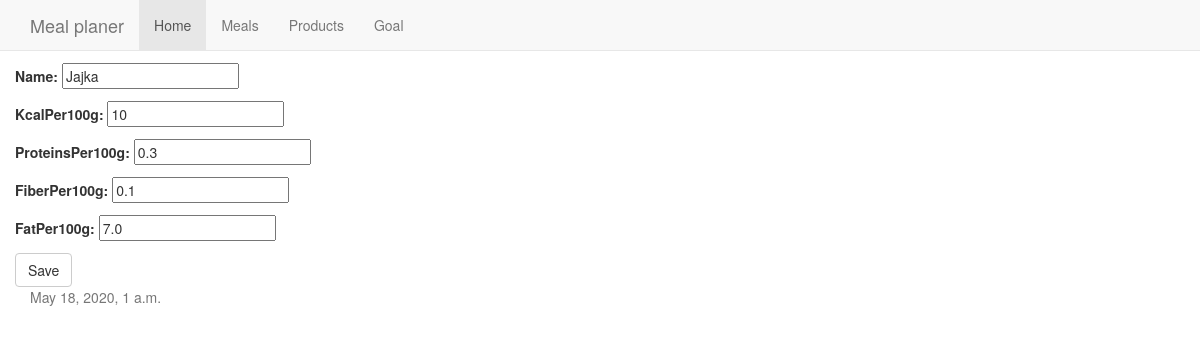
Page /products/3/ on the committed database.
### MealPlaner/models.py (models this page shows)
class Product(models.Model):
    id=models.AutoField(auto_created=True, primary_key=True)
    name=models.CharField(max_length=40)
    kcalPer100g=models.IntegerField()
    proteinsPer100g=models.FloatField()
    fiberPer100g=models.FloatField()
    fatPer100g=models.FloatField()

### MealPlaner/views.py (the view)
# urls.py: path('products/<pk>/',product_single),
def product_single(request,pk):
    if (pk == 'new'):
        product = Product()
        form = ProductForm()
    else:
        product = Product.objects.get(id=pk)
        form=ProductForm(instance=product)
    if request.method == "POST":
        form = ProductForm(request.POST,instance=product)
        if form.is_valid():
            form.save()
    context={
        'form':form,
        'current_date': datetime.now(),
    }
    return render(request,'forms/product.html',context)

### MealPlaner/forms.py
class ProductForm(forms.ModelForm):
    class Meta:
        model=Product
        fields=('name','kcalPer100g','proteinsPer100g','fiberPer100g','fatPer100g')

### MealPlaner/templates/forms/product.html
{% extends 'base.html' %}
{% block content %}
    <div class="row">
        <h2>Product</h2>
        <form method="POST" class="post-form">{% csrf_token %}
            {{ form.as_p }}
            <button type="submit" class="save btn btn-default">Save</button>
        </form>
    </div>
{% endblock %}

### rows in the picture
Product: name "Jajka", kcalPer100g "10", proteinsPer100g "0.3", fiberPer100g "0.1", fatPer100g "7.0"
